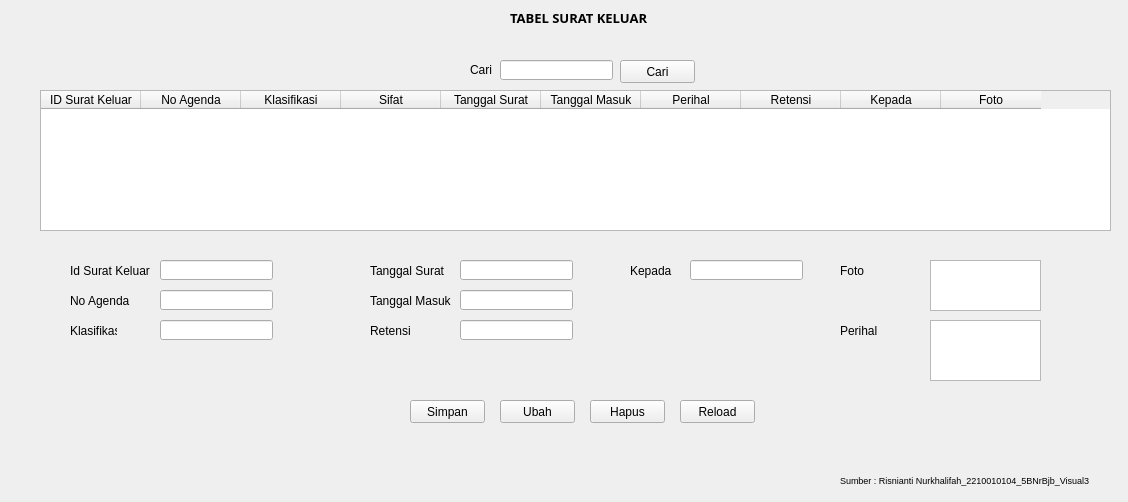
<?xml version="1.0" encoding="UTF-8"?>
<ui version="4.0">
 <class>Form</class>
 <widget class="QWidget" name="Form">
  <property name="geometry">
   <rect>
    <x>0</x>
    <y>0</y>
    <width>1128</width>
    <height>502</height>
   </rect>
  </property>
  <property name="windowTitle">
   <string>Form</string>
  </property>
  <widget class="QPushButton" name="btnHapus">
   <property name="geometry">
    <rect>
     <x>590</x>
     <y>400</y>
     <width>75</width>
     <height>23</height>
    </rect>
   </property>
   <property name="text">
    <string>Hapus</string>
   </property>
  </widget>
  <widget class="QPushButton" name="btnUbah">
   <property name="geometry">
    <rect>
     <x>500</x>
     <y>400</y>
     <width>75</width>
     <height>23</height>
    </rect>
   </property>
   <property name="text">
    <string>Ubah</string>
   </property>
  </widget>
  <widget class="QLabel" name="label">
   <property name="geometry">
    <rect>
     <x>840</x>
     <y>320</y>
     <width>61</width>
     <height>21</height>
    </rect>
   </property>
   <property name="text">
    <string>Perihal</string>
   </property>
  </widget>
  <widget class="QTableWidget" name="tableWidget">
   <property name="geometry">
    <rect>
     <x>40</x>
     <y>90</y>
     <width>1071</width>
     <height>141</height>
    </rect>
   </property>
   <column>
    <property name="text">
     <string>ID Surat Keluar</string>
    </property>
   </column>
   <column>
    <property name="text">
     <string>No Agenda</string>
    </property>
   </column>
   <column>
    <property name="text">
     <string>Klasifikasi</string>
    </property>
   </column>
   <column>
    <property name="text">
     <string>Sifat</string>
    </property>
   </column>
   <column>
    <property name="text">
     <string>Tanggal Surat</string>
    </property>
   </column>
   <column>
    <property name="text">
     <string>Tanggal Masuk</string>
    </property>
   </column>
   <column>
    <property name="text">
     <string>Perihal</string>
    </property>
   </column>
   <column>
    <property name="text">
     <string>Retensi</string>
    </property>
   </column>
   <column>
    <property name="text">
     <string>Kepada</string>
    </property>
   </column>
   <column>
    <property name="text">
     <string>Foto</string>
    </property>
   </column>
  </widget>
  <widget class="QLabel" name="label_2">
   <property name="geometry">
    <rect>
     <x>840</x>
     <y>260</y>
     <width>31</width>
     <height>21</height>
    </rect>
   </property>
   <property name="text">
    <string>Foto</string>
   </property>
  </widget>
  <widget class="QLineEdit" name="tglInput_2">
   <property name="geometry">
    <rect>
     <x>500</x>
     <y>60</y>
     <width>113</width>
     <height>20</height>
    </rect>
   </property>
   <property name="text">
    <string/>
   </property>
  </widget>
  <widget class="QPushButton" name="btnClear">
   <property name="geometry">
    <rect>
     <x>680</x>
     <y>400</y>
     <width>75</width>
     <height>23</height>
    </rect>
   </property>
   <property name="text">
    <string>Reload</string>
   </property>
  </widget>
  <widget class="QPushButton" name="btnSimpan">
   <property name="geometry">
    <rect>
     <x>410</x>
     <y>400</y>
     <width>75</width>
     <height>23</height>
    </rect>
   </property>
   <property name="text">
    <string>Simpan</string>
   </property>
  </widget>
  <widget class="QPushButton" name="btnCari">
   <property name="geometry">
    <rect>
     <x>620</x>
     <y>60</y>
     <width>75</width>
     <height>23</height>
    </rect>
   </property>
   <property name="text">
    <string>Cari</string>
   </property>
  </widget>
  <widget class="QLabel" name="label_7">
   <property name="geometry">
    <rect>
     <x>470</x>
     <y>60</y>
     <width>51</width>
     <height>20</height>
    </rect>
   </property>
   <property name="text">
    <string>Cari</string>
   </property>
  </widget>
  <widget class="QLineEdit" name="tglInput">
   <property name="geometry">
    <rect>
     <x>160</x>
     <y>260</y>
     <width>113</width>
     <height>20</height>
    </rect>
   </property>
  </widget>
  <widget class="QTextEdit" name="isiInput">
   <property name="geometry">
    <rect>
     <x>930</x>
     <y>320</y>
     <width>111</width>
     <height>61</height>
    </rect>
   </property>
  </widget>
  <widget class="QLabel" name="label_3">
   <property name="geometry">
    <rect>
     <x>70</x>
     <y>260</y>
     <width>91</width>
     <height>21</height>
    </rect>
   </property>
   <property name="text">
    <string>Id Surat Keluar</string>
   </property>
  </widget>
  <widget class="QLabel" name="label_5">
   <property name="geometry">
    <rect>
     <x>70</x>
     <y>320</y>
     <width>47</width>
     <height>21</height>
    </rect>
   </property>
   <property name="text">
    <string>Klasifikasi </string>
   </property>
  </widget>
  <widget class="QLabel" name="label_4">
   <property name="geometry">
    <rect>
     <x>70</x>
     <y>290</y>
     <width>71</width>
     <height>21</height>
    </rect>
   </property>
   <property name="text">
    <string>No Agenda</string>
   </property>
  </widget>
  <widget class="QLineEdit" name="judulInput">
   <property name="geometry">
    <rect>
     <x>160</x>
     <y>290</y>
     <width>113</width>
     <height>20</height>
    </rect>
   </property>
  </widget>
  <widget class="QLineEdit" name="linkInput">
   <property name="geometry">
    <rect>
     <x>160</x>
     <y>320</y>
     <width>113</width>
     <height>20</height>
    </rect>
   </property>
  </widget>
  <widget class="QTextEdit" name="fotoInput">
   <property name="geometry">
    <rect>
     <x>930</x>
     <y>260</y>
     <width>111</width>
     <height>51</height>
    </rect>
   </property>
  </widget>
  <widget class="QLabel" name="label_8">
   <property name="geometry">
    <rect>
     <x>840</x>
     <y>470</y>
     <width>261</width>
     <height>20</height>
    </rect>
   </property>
   <property name="font">
    <font>
     <pointsize>7</pointsize>
    </font>
   </property>
   <property name="text">
    <string>Sumber : Risnianti Nurkhalifah_2210010104_5BNrBjb_Visual3</string>
   </property>
  </widget>
  <widget class="QLabel" name="label_6">
   <property name="geometry">
    <rect>
     <x>510</x>
     <y>10</y>
     <width>171</width>
     <height>16</height>
    </rect>
   </property>
   <property name="font">
    <font>
     <family>Cascadia Code</family>
     <pointsize>10</pointsize>
     <weight>75</weight>
     <italic>false</italic>
     <bold>true</bold>
    </font>
   </property>
   <property name="text">
    <string>TABEL SURAT KELUAR</string>
   </property>
  </widget>
  <widget class="QLineEdit" name="tglInput_3">
   <property name="geometry">
    <rect>
     <x>460</x>
     <y>260</y>
     <width>113</width>
     <height>20</height>
    </rect>
   </property>
  </widget>
  <widget class="QLineEdit" name="judulInput_2">
   <property name="geometry">
    <rect>
     <x>460</x>
     <y>290</y>
     <width>113</width>
     <height>20</height>
    </rect>
   </property>
  </widget>
  <widget class="QLineEdit" name="linkInput_2">
   <property name="geometry">
    <rect>
     <x>460</x>
     <y>320</y>
     <width>113</width>
     <height>20</height>
    </rect>
   </property>
  </widget>
  <widget class="QLabel" name="label_9">
   <property name="geometry">
    <rect>
     <x>370</x>
     <y>320</y>
     <width>71</width>
     <height>21</height>
    </rect>
   </property>
   <property name="text">
    <string>Retensi</string>
   </property>
  </widget>
  <widget class="QLabel" name="label_10">
   <property name="geometry">
    <rect>
     <x>370</x>
     <y>290</y>
     <width>91</width>
     <height>21</height>
    </rect>
   </property>
   <property name="text">
    <string>Tanggal Masuk</string>
   </property>
  </widget>
  <widget class="QLabel" name="label_11">
   <property name="geometry">
    <rect>
     <x>370</x>
     <y>260</y>
     <width>91</width>
     <height>21</height>
    </rect>
   </property>
   <property name="text">
    <string>Tanggal Surat</string>
   </property>
  </widget>
  <widget class="QLabel" name="label_12">
   <property name="geometry">
    <rect>
     <x>630</x>
     <y>260</y>
     <width>91</width>
     <height>21</height>
    </rect>
   </property>
   <property name="text">
    <string>Kepada</string>
   </property>
  </widget>
  <widget class="QLineEdit" name="tglInput_4">
   <property name="geometry">
    <rect>
     <x>690</x>
     <y>260</y>
     <width>113</width>
     <height>20</height>
    </rect>
   </property>
  </widget>
 </widget>
 <resources/>
 <connections/>
</ui>
